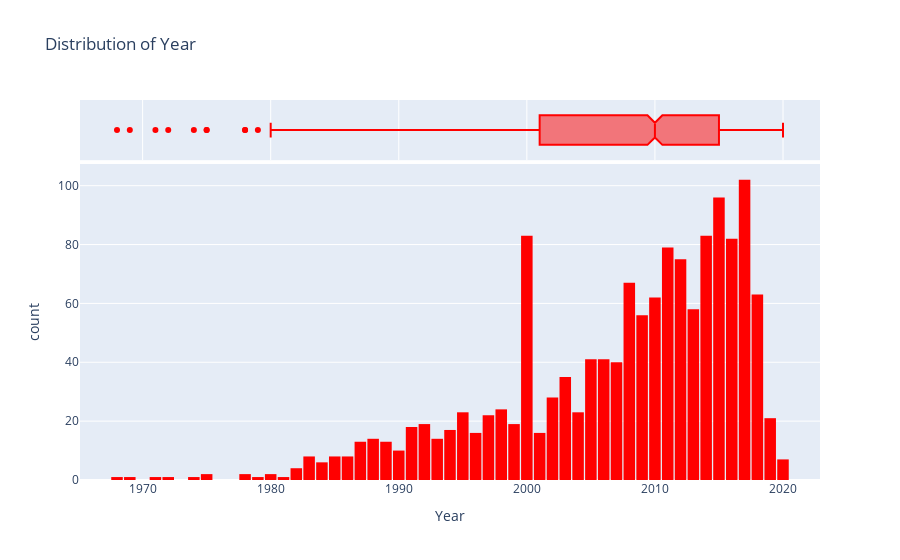

This figure's notebook cell:
### Markdown cell above
Year is a numeric column. The minimum year is 1968 and the maximum year is 2020 . Thus we can visualize the distribution of year using a histogram with 53 bins (one for each year) and a box plot. We'll use plotly to make the chart interactive, but you can create similar charts using Seaborn.

### Code cell
fig = px.histogram(df, 
                   x='Year', 
                   marginal='box',
                   nbins = 53,
                   color_discrete_sequence=['red'], 
                   title='Distribution of Year')
fig.update_layout(bargap=0.1)
fig.show()

### Figure 1 — Plotly figure (JSON) as saved in the notebook; plotly's stock layout.template omitted (floating-point values rounded to 4 significant figures; data arrays with more than 128 entries replaced by an {"elided": "..."} marker saying what was removed)
{"data": [{"alignmentgroup": "True", "bingroup": "x", "hovertemplate": "Year=%{x}<br>count=%{y}<extra></extra>", "legendgroup": "", "marker": {"color": "red", "pattern": {"shape": ""}}, "name": "", "nbinsx": 53, "offsetgroup": "", "orientation": "v", "showlegend": false, "type": "histogram", "x": {"elided": "1427 int values"}, "xaxis": "x", "yaxis": "y"}, {"alignmentgroup": "True", "hovertemplate": "Year=%{x}<extra></extra>", "legendgroup": "", "marker": {"color": "red"}, "name": "", "notched": true, "offsetgroup": "", "showlegend": false, "type": "box", "x": {"elided": "1427 int values"}, "xaxis": "x2", "yaxis": "y2"}], "layout": {"bargap": 0.1, "barmode": "relative", "legend": {"tracegroupgap": 0}, "title": {"text": "Distribution of Year"}, "xaxis": {"anchor": "y", "domain": [0, 1], "title": {"text": "Year"}}, "xaxis2": {"anchor": "y2", "domain": [0, 1], "matches": "x", "showgrid": true, "showticklabels": false}, "yaxis": {"anchor": "x", "domain": [0, 0.8316], "title": {"text": "count"}}, "yaxis2": {"anchor": "x2", "domain": [0.8416, 1], "matches": "y2", "showgrid": false, "showline": false, "showticklabels": false, "ticks": ""}}}
